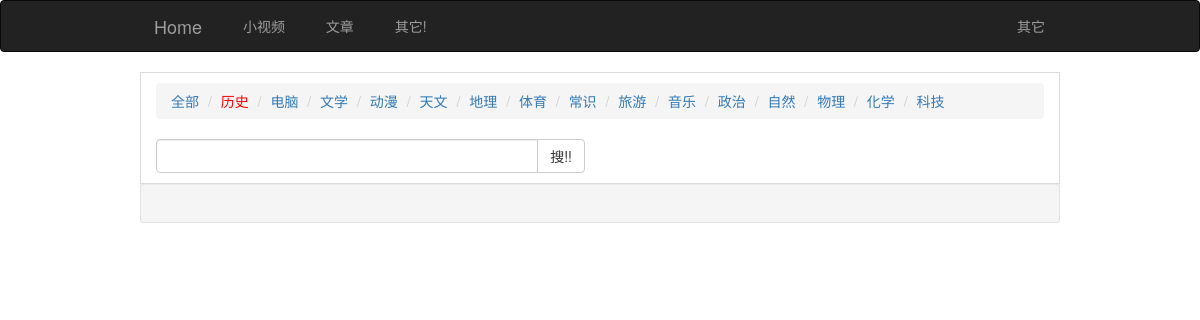
The app's page /baike/index.php?list=1, older data.
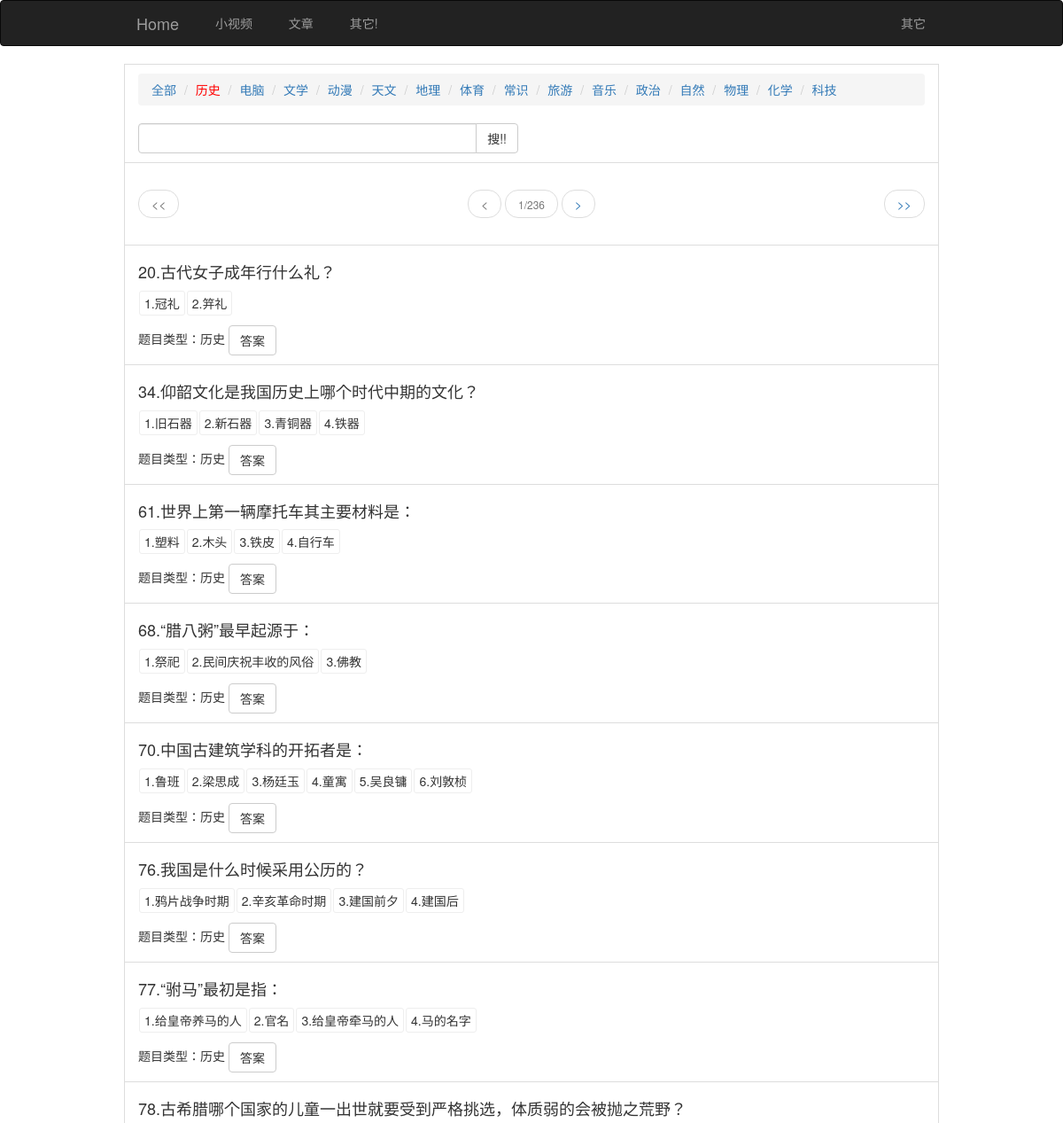
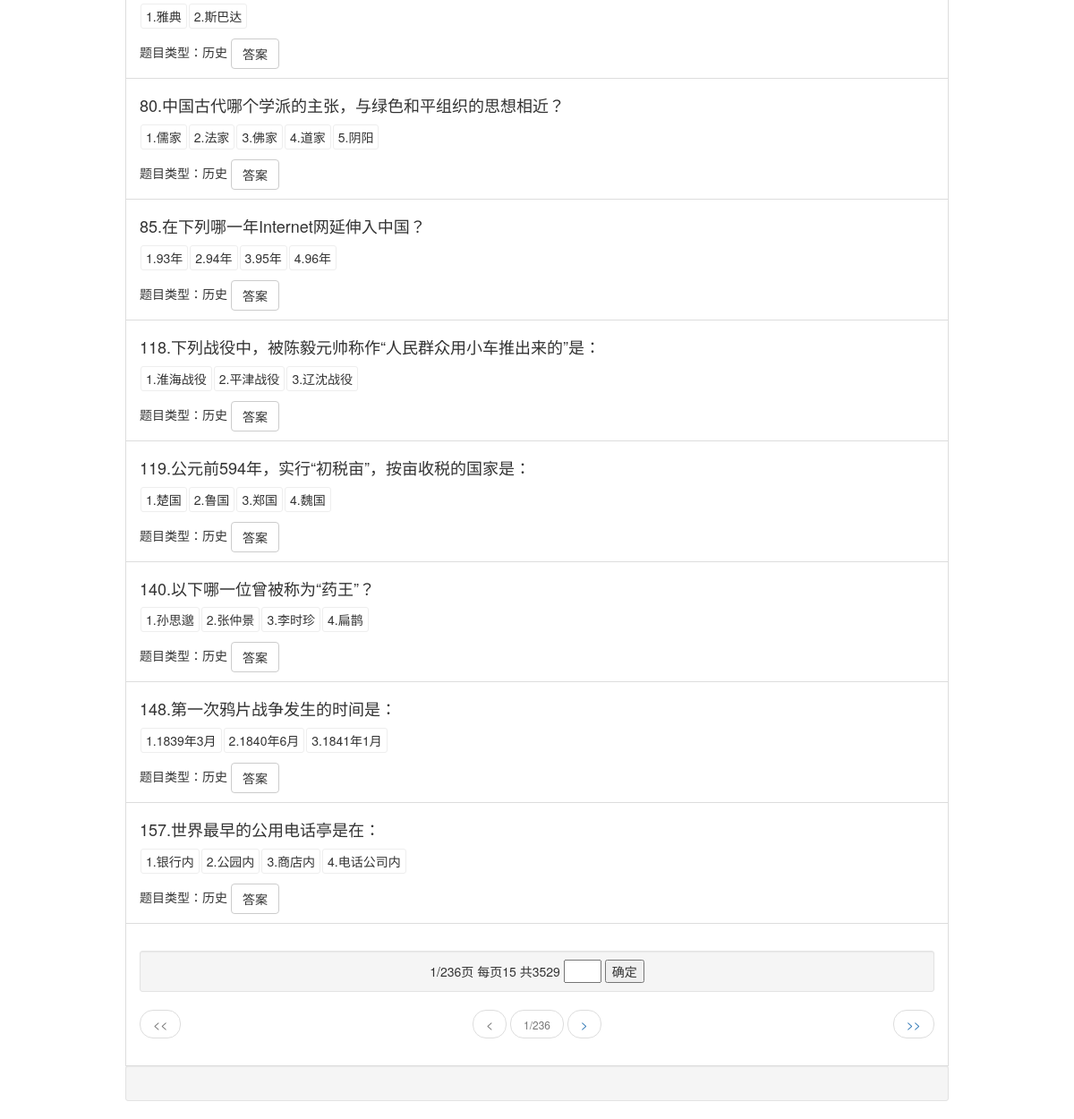
The same page, newer data (2 pictures, top to bottom).
### tables this page shows
CREATE TABLE "content" (
  "tmxh" INTEGER NOT NULL PRIMARY KEY AUTOINCREMENT,
  "tmnd" TEXT,
  "tmlx" TEXT,
  "tmnr" TEXT,
  "tmdas" INTEGER,
  "tmda1" TEXT,
  "tmda2" TEXT,
  "tmda3" TEXT,
  "tmda4" TEXT,
  "tmda5" TEXT,
  "tmda6" TEXT,
  "kind" integer,
  "tmda" TEXT
);

### class/sqlite3.php (called while the page is built, shortened)
<?php
class DBUtils {
	public static $db;
	public function instance($dbname){
		if (!self::$db) {
			self::$db = new SQLiteDB($dbname);
		}
	}
	public static function querySingle($sql){
		$result = @self::$db->querySingle($sql);
		return $result ? $result : '';
	}
	public static function queryList($sql){
		$result = array();
		$ret = @self::$db->query($sql);
		while($row = $ret->fetchArray(SQLITE3_ASSOC) ){
			array_push($result, $row);
		}
		return $result;
	}
}

### baike/index.php (the view, shortened to what the changed rows need)
<?php
require_once("../config.php");
$db = new DBUtils();
$db -> instance('../db/baike.db3');
$word=$_GET['word']??NULL;
$list=$_GET['list']??NULL;
function get_type($list){
	global $db;
	$typ1[]=['id'=>0,'kind'=>'全部'];
	$rs=$db->queryList("select * from type");
	$rs=array_merge($typ1,$rs);
	$html_type.='
		<li class="list-group-item">
		<ul class="breadcrumb">
	';
	$title="百科问答";
	foreach ($rs as $row){
		if ($row['id']==$list){
			$title=$row['kind'];
			$html_type.='
			<li><a href="?list='.$row['id'].'"><font color="red">'.$row['kind'].'</font></a></li>
			';
		}else{
			$html_type.='
			<li><a href="?list='.$row['id'].'">'.$row['kind'].'</a></li>
			';
		}
		$str['type'][]=array("list"=>$row['id'],"title"=>$row['kind']);
	}
	$html_type.='
	</ul>
	<form action="?" method="get" class="bs-example bs-example-form" role="form">
			<div class="row">
				<div class="col-lg-6">
					<div class="input-group">
						<input type="text" name="word" class="form-control">
						<input type="hidden" name="list" value="'.$list.'"/>
						<span class="input-group-btn">
							<button class="btn btn-default" type="submit">
								搜!!
							</button>
						</span>
					</div>
				</div>
			</div>
		</form>
	</li>
	';
	return [$title,$html_type,$str];
}
$html=$api->head(get_type($list)[0]).get_type($list)[1];
$html.=<<<api
<style>
	#daan{
		border: solid 1px #eee;
		padding: 3px 5px;
		margin: 1px;
		border-radius: 3px;
		display:inline-block;
	}
</style>
api;
$count_sql="SELECT count(*) FROM [content]";
if($list and !$word) $count_sql.=" where kind=".$list;
$count=$db->querySingle($count_sql);
$pagecount=ceil(intval($count)/$pagesize);
if ($page>$pagecount){$page=$pagecount;}
$zhizhen=$pagesize*($page-1);
$result=$db->queryList(str_replace('count(*)','*',$count_sql)." LIMIT $zhizhen,$pagesize");
$apistr['msg']=array("name"=>$title,"count"=>$count,"pageall"=>$pagecount,"page"=>$page,"keyword"=>$word);
$gopage=$word?"?word=".$word."&":"?";
$html.=$api->page_z(0,$count,$pagecount,$pagesize,$page,$gopage);
foreach($result as $row){
	$apistr['list'][]=["id"=>$row['tmxh'],"title"=>$row["tmnr"],"tmlx"=>$row["tmlx"],"kind"=>$row['kind'],"tmda1"=>$row['tmda1'],"tmda2"=>$row['tmda2'],"tmda3"=>$row['tmda3'],"tmda4"=>$row['tmda4'],"tmda5"=>$row['tmda5'],"tmda6"=>$row['tmda6'],"tmda"=>$row['tmda']];
	$tmda='';
	if ($row['tmda1']) $tmda.='<span id="daan">1.'.$row['tmda1'].'</span>';
	if ($row['tmda2']) $tmda.='<span id="daan">2.'.$row['tmda2'].'</span>';
	if ($row['tmda3']) $tmda.='<span id="daan">3.'.$row['tmda3'].'</span>';
	if ($row['tmda4']) $tmda.='<span id="daan">4.'.$row['tmda4'].'</span>';
	if ($row['tmda5']) $tmda.='<span id="daan">5.'.$row['tmda5'].'</span>';
	if ($row['tmda6']) $tmda.='<span id="daan">6.'.$row['tmda6'].'</span>';
	$daan=str_split($row['tmda']);
	$daant='';
	foreach($daan as $o => $rowda){
		if ($rowda) $daant.=($o+1);
	}
	$daan=implode(",", str_split($daant));
	$html.='
	<li class="list-group-item">
		<h4>'.$row['tmxh'].'.'.$row['tmnr'].'</h4>
		<p id="'.$row['tmxh'].'">'.$tmda.'</p>
		题目类型：'.get_type($row['kind'])[0].' <button id="'.$row['tmxh'].'" class="btn btn-default">答案</button>
		<span style="display:none">
			<font color="red">'.$daan.'</font>
		</span>
	</li>
	';
}
$html.=$api->page_z(1,$count,$pagecount,$pagesize,$page,$gopage);
$html.='
	<script>
	;!function(){
		$("button").click(function (){
			$(this).next().fadeIn();
			var daan=$(this).next().text().trim().split(",");
			var id=$(this).prev().attr("id");
			console.log(id);
			for (i=0;i<daan.length;i++){
			//console.log(daan[i]);
				$("#"+id+">#daan").eq(daan[i]-1).css("border","solid 1px #ff0000")
			}
		})
	}();
	</script>
	';
echo $web_charset?$api->json($apistr):$html.$api->end();

### config.php (shortened to what the changed rows need)
<?php
require MyClass."/class/sqlite3.php";
$page=$_GET['page']??1;
$page=(is_numeric($page) && $page>0)?$page:1;
$pagesize=$_GET['pagesize']??15;
$pagesize=(is_numeric($pagesize) && $pagesize>0)?$pagesize:15;
$huan_path=MyClass."/temp";
$web_charset=$_GET['web_charset']??NULL;
class api{
	public $MyClassPath;
	function head($web_title){
		require $this->MyClassPath.'/head.php';
		return $html_head;
	}
	function end(){
		require $this->MyClassPath.'/foot.php';
		return  $html_end;
	}
	function page_z($str,$count,$pagecount,$pagesize,$page,$gopage){
	$page_z="";
	if ($pagecount>1) {
		$page_z.="<li class=\"list-group-item\">\n<ul class=\"pager\">\n";
	if ($str==1){
		$page_z.="\n<div class=\"well well-sm\">\n<center>\n<form method=\"get\" action=\"?\">\n";
		$page_z.=$page."/".$pagecount."页 每页".$pagesize." 共".$count."\n";
			$arr = explode('&', str_replace("?","",$gopage));
			foreach ($arr as $k => $v) {
				$arr1 = explode('=', $v);
			}
		$page_z.="<input name=\"page\" type=\"text\" value=\"\" size=\"2\">\n";
		$page_z.="<input type=\"submit\" value=\"确定\">\n</form>\n</center>\n</div>\n";
	}
		if ($page>1) {
			$page_z.="<li class=\"previous\"><a href=\"".$gopage."page=1\"><<</a></li>\n<li class=\"\"><a href=\"".$gopage."page=".($page-1)."\"><</a></li>\n";
		}else{
			$page_z.="<li class=\"previous disabled\"><a><<</a></li>\n<li class=\" disabled\"><a><</a></li>\n";
		}
		if($page>=1){$page_z.="<li class=\"disabled\"><a><small>".$page."/".$pagecount."</small></a></li>\r\n";}
		if ($page<$pagecount) {
			$page_z.="<li class=\"\"><a href=\"".$gopage."page=".($page+1)."\">></a></li>\n<li class=\"next\"><a href=\"".$gopage."page=".$pagecount."\">>></a></li>\n";
		}else{
			$page_z.="<li class=\" disabled\"><a>></a></li>\n<li class=\"next disabled\"><a>>></a></li>\n";
		}
		$page_z.="</ul>\n</li>\n";
	}
	return $page_z;
	}
	function mk_dir($dir, $mode = 0755){
		if (is_dir($dir) || @mkdir($dir,$mode)) return true;
		return @mkdir($dir,$mode);
	}
}
$api=new api();
$api->mk_dir($huan_path);
$api->MyClassPath=MyClass;

Row changes from the older to the newer data that the page shows:
now on this page (row edited): content: tmxh "20", tmnr "古代女子成年行什么礼？", tmda1 "冠礼", tmda2 "笄礼"
now on this page (row edited): content: tmxh "34", tmnr "仰韶文化是我国历史上哪个时代中期的文化？", tmda1 "旧石器", tmda2 "新石器", tmda3 "青铜器", tmda4 "铁器"
now on this page (row edited): content: tmxh "61", tmnr "世界上第一辆摩托车其主要材料是：", tmda1 "塑料", tmda2 "木头", tmda3 "铁皮", tmda4 "自行车"
now on this page (row edited): content: tmxh "68", tmnr "“腊八粥”最早起源于：", tmda1 "祭祀", tmda2 "民间庆祝丰收的风俗", tmda3 "佛教"
now on this page (row edited): content: tmxh "70", tmnr "中国古建筑学科的开拓者是：", tmda1 "鲁班", tmda2 "梁思成", tmda3 "杨廷玉", tmda4 "童寓", tmda5 "吴良镛", tmda6 "刘敦桢"
now on this page (row edited): content: tmxh "76", tmnr "我国是什么时候采用公历的？", tmda1 "鸦片战争时期", tmda2 "辛亥革命时期", tmda3 "建国前夕", tmda4 "建国后"
now on this page (row edited): content: tmxh "77", tmnr "“驸马”最初是指：", tmda1 "给皇帝养马的人", tmda2 "官名", tmda3 "给皇帝牵马的人", tmda4 "马的名字"
now on this page (row edited): content: tmxh "78", tmnr "古希腊哪个国家的儿童一出世就要受到严格挑选，体质弱的会被抛之荒野？", tmda1 "雅典", tmda2 "斯巴达"
now on this page (row edited): content: tmxh "80", tmnr "中国古代哪个学派的主张，与绿色和平组织的思想相近？", tmda1 "儒家", tmda2 "法家", tmda3 "佛家", tmda4 "道家", tmda5 "阴阳"
now on this page (row edited): content: tmxh "85", tmnr "在下列哪一年Internet网延伸入中国？", tmda1 "93年", tmda2 "94年", tmda3 "95年", tmda4 "96年"
now on this page (row edited): content: tmxh "118", tmnr "下列战役中，被陈毅元帅称作“人民群众用小车推出来的”是：", tmda1 "淮海战役", tmda2 "平津战役", tmda3 "辽沈战役"
now on this page (row edited): content: tmxh "119", tmnr "公元前594年，实行“初税亩”，按亩收税的国家是：", tmda1 "楚国", tmda2 "鲁国", tmda3 "郑国", tmda4 "魏国"
now on this page (row edited): content: tmxh "140", tmnr "以下哪一位曾被称为“药王”？", tmda1 "孙思邈", tmda2 "张仲景", tmda3 "李时珍", tmda4 "扁鹊"
now on this page (row edited): content: tmxh "148", tmnr "第一次鸦片战争发生的时间是：", tmda1 "1839年3月", tmda2 "1840年6月", tmda3 "1841年1月"
now on this page (row edited): content: tmxh "157", tmnr "世界最早的公用电话亭是在：", tmda1 "银行内", tmda2 "公园内", tmda3 "商店内", tmda4 "电话公司内"
Text that changed along with them:
$page: (not shown) → "1 1"
$pagecount: (not shown) → "236 236"
get_type($row['kind'])[0]: (not shown) → "历史 历史 历史 历史 历史 历史 历史 历史 历史 历史 历史 历史 历史 历史 历史"
form field value: (not shown) → "确定"
text now shown: "<< << < < / / > > >> >> . . . . . . . . . . . . . . . 1. 1. 1. 1. 1. 1. 1. 1. 1. 1. 1. 1. 1. 1. 1. 2. 2. 2. 2. 2. 2. 2. 2. 2. 2. 2. 2. 2. 2. 2. 题目类型： 题目类型： 题目类型： 题目类型： 题目类型： 题目类型： 题目类型： 题目类型： 题目类型： 题目类型： 题目类型： 题目类型： 题目类型： 题目类型： 题目类型： 答案 答案 答案 答案 答案 答案 答案 答案 答案 答案 答案 答案 答案 答案 答案 3. 3. 3. 3. 3. 3. 3. 3. 3. 3. 3. 3. 3. 4. 4. 4. 4. 4. 4. 4. 4. 4. 4. 5. 5. 6. 1/236页 每页15 共3529"
